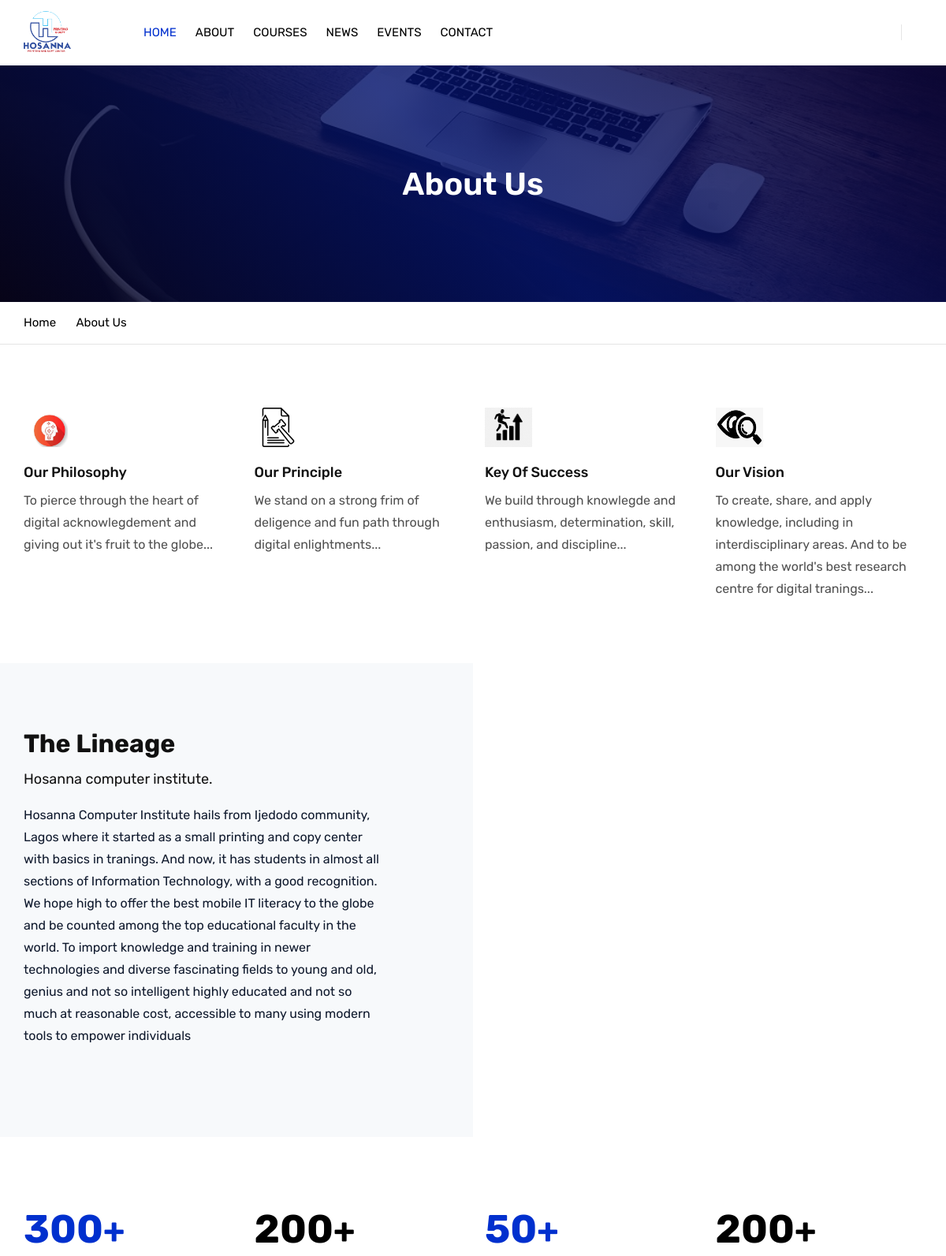
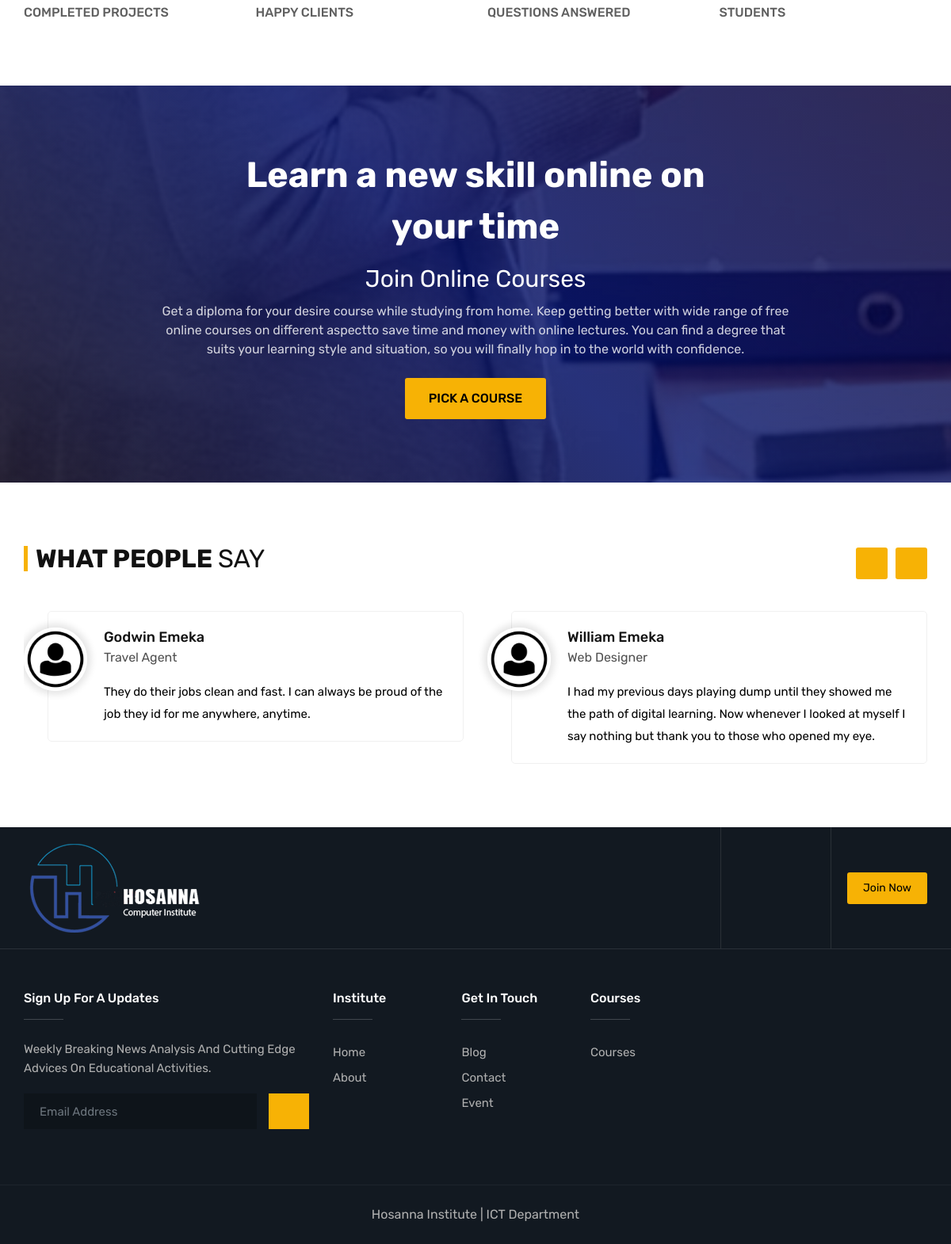
The page /about/ on the database its author committed (2 pictures, top to bottom).
### hosannaWebsite/models.py (models this page shows, shortened)
class Speech (models.Model):
    class Choice(models.TextChoices):
        quote = True
        testimonial = False
    name = models.CharField(max_length=100)
    title = models.CharField(max_length=100)
    image = models.ImageField(default=_('comment/avatar.jpg'), upload_to=_('comment'))
    content = models.TextField()
    speech_type = models.CharField(choices=Choice.choices, max_length=50, default=Choice.testimonial)
    class Meta:
        verbose_name_plural = 'Speeches'

### hosannaWebsite/views.py (the view)
# urls.py: path('about/', views.about, name='about-url'),
def about(request):
    context = {
        'title' : 'About',
        'Testimonial' : models.Speech.objects.filter(speech_type=False)
    }
    return render(request, "hosannaWebsite/about.html", context)

### hosannaWebsite/templates/hosannaWebsite/about.html (shortened to what this page needs)
{% extends "hosannaWebsite/header.html" %} {% load static %} {% block content %}
<div class="page-content">
    <div class="page-banner ovbl-dark" style="background-image:url({% static 'assets/images/background/1.jpg' %});">
        <div class="container">
            <div class="page-banner-entry">
                <h1 class="text-white">About Us</h1>
            </div>
        </div>
    </div>
    <div class="breadcrumb-row">
        <div class="container">
            <ul class="list-inline">
                <li><a href="{% url 'home-url' %}">Home</a></li>
                <li>About Us</li>
            </ul>
        </div>
    </div>
    <div class="content-block">
        <div class="section-area section-sp1">
            <div class="container">
                <div class="row">
                    <div class="col-lg-3 col-md-6 col-sm-6 m-b30">
                        <div class="feature-container">
                            <div class="feature-md text-white m-b20">
                                <a href="#" class="icon-cell"><img src="{% static 'assets/images/icon/philosophy.jpg' %}" alt="" /></a>
                            </div>
                            <div class="icon-content">
                                <h5 class="ttr-tilte">Our Philosophy</h5>
                                <p>To pierce through the heart of digital acknowlegdement and giving out it's fruit to the globe...</p>
                            </div>
                        </div>
                    </div>
                    <div class="col-lg-3 col-md-6 col-sm-6 m-b30">
                        <div class="feature-container">
                            <div class="feature-md text-white m-b20">
                                <a href="#" class="icon-cell"><img src="{% static 'assets/images/icon/principle.png' %}" alt="" /></a>
                            </div>
                            <div class="icon-content">
                                <h5 class="ttr-tilte">Our Principle</h5>
                                <p>We stand on a strong frim of deligence and fun path through digital enlightments...</p>
                            </div>
                        </div>
                    </div>
                    <div class="col-lg-3 col-md-6 col-sm-6 m-b30">
                        <div class="feature-container">
                            <div class="feature-md text-white m-b20">
                                <a href="#" class="icon-cell"><img src="{% static 'assets/images/icon/success.png' %}" alt="" /></a>
                            </div>
                            <div class="icon-content">
                                <h5 class="ttr-tilte">Key Of Success</h5>
                                <p>We build through knowlegde and enthusiasm, determination, skill, passion, and discipline...</p>
                            </div>
                        </div>
                    </div>
                    <div class="col-lg-3 col-md-6 col-sm-6 m-b30">
                        <div class="feature-container">
                            <div class="feature-md text-white m-b20">
                                <a href="#" class="icon-cell"><img src="{% static 'assets/images/icon/vision.png' %}" alt="" /></a>
                            </div>
                            <div class="icon-content">
                                <h5 class="ttr-tilte">Our Vision</h5>
                                <p>To create, share, and apply knowledge, including in interdisciplinary areas. And to be among the world's best research centre for digital tranings...</p>
                            </div>
                        </div>
                    </div>
                </div>
            </div>
        </div>
        <div class="section-area bg-gray section-sp1 our-story">
            <div class="container">
                <div class="row align-items-center d-flex">
                    <div class="col-lg-5 col-md-12 heading-bx">
                        <h2 class="m-b10">The Lineage</h2>
                        <h5 class="fw4">Hosanna computer institute.</h5>
                        <p>Hosanna Computer Institute hails from Ijedodo community, Lagos where it started as a small printing and copy center with basics in tranings. And now, it has students in almost all sections of Information Technology, with a good
                            recognition. We hope high to offer the best mobile IT literacy to the globe and be counted among the top educational faculty in the world. To import knowledge and training in newer technologies and diverse fascinating fields
                            to young and old, genius and not so intelligent highly educated and not so much at reasonable cost, accessible to many using modern tools to empower individuals</p>
                    </div>
                    <div class="col-lg-7 col-md-12 heading-bx p-lr">
                        <div class="video-bx">
                        </div>
                    </div>
                </div>
            </div>
        </div>
        <div class="section-area content-inner section-sp1">
            <div class="container">
                <div class="section-content">
                    <div class="row">
                        <div class="col-lg-3 col-md-6 col-sm-6 col-6 m-b30">
                            <div class="counter-style-1">
                                <div class="text-primary">
                                    <span class="counter">300</span><span>+</span>
                                </div>
                                <span class="counter-text">Completed Projects</span>
                            </div>
                        </div>
                        <div class="col-lg-3 col-md-6 col-sm-6 col-6 m-b30">
                            <div class="counter-style-1">
                                <div class="text-black">
                                    <span class="counter">200</span><span>+</span>
                                </div>
                                <span class="counter-text">Happy Clients</span>
                            </div>
                        </div>
                        <div class="col-lg-3 col-md-6 col-sm-6 col-6 m-b30">
                            <div class="counter-style-1">
                                <div class="text-primary">
                                    <span class="counter">50</span><span>+</span>
                                </div>
                                <span class="counter-text">Questions Answered</span>
                            </div>
                        </div>
                        <div class="col-lg-3 col-md-6 col-sm-6 col-6 m-b30">
                            <div class="counter-style-1">
                                <div class="text-black">
                                    <span class="counter">200</span><span>+</span>
                                </div>
                                <span class="counter-text">Students</span>
                            </div>
                        </div>
                    </div>
                </div>
            </div>
        </div>
        <div class="section-area section-sp2 bg-fix ovbl-dark join-bx text-center" style="background-image:url({% static 'assets/images/background/bg1.jpg' %});">
            <div class="container">
                <div class="row">
                    <div class="col-md-12">
                        <div class="join-content-bx text-white">
                            <h2>Learn a new skill online on <br/> your time</h2>
                            <h4><span class="">Join </span> Online Courses</h4>
                            <p>Get a diploma for your desire course while studying from home. Keep getting better with wide range of free online courses on different aspectto save time and money with online lectures. You can find a degree that suits your
                                learning style and situation, so you will finally hop in to the world with confidence.</p>
                            <a href="{% url 'course-url' %}" class="btn button-md">PICK A COURSE</a>
                        </div>
                    </div>
                </div>
            </div>
        </div>
        <div class="section-area section-sp2">
            <div class="container">
                <div class="row">
                    <div class="col-md-12 heading-bx left">
                        <h2 class="title-head text-uppercase">what people <span>say</span></h2>
                    </div>
                </div>
                <div class="testimonial-carousel owl-carousel owl-btn-1 col-12 p-lr0">
                    {% for testimonial in Testimonial %}
                    <div class="item">
                        <div class="testimonial-bx">
                            <div class="testimonial-thumb">
                                <img src="{{testimonial.image.url}}" alt="">
                            </div>
                            <div class="testimonial-info">
                                <h5 class="name">{{ testimonial.name }}</h5>
                                <p>{{ testimonial.title }}</p>
                            </div>
                            <div class="testimonial-content">
                                <p>{{ testimonial.content }}</p>
                            </div>
                        </div>
                    </div>
                    {% endfor %}
                </div>
            </div>
        </div>
        {% endblock content %}

### static/assets/css/typography.css (style rules this page uses)
body { background-color: #fff; font-family: Rubik; font-size: 16px; font-weight: 400; color:#505050; padding: 0; margin: 0; overflow-x: hidden; -webkit-font-smoothing: antialiased; font-smoothing: antialiased; -moz-osx-font-smoothing: grayscale; scroll-behavior: smooth; }
a { color: #6f6f6f; outline: 0 none; text-decoration: none; }
img { border-style: none; height: auto; max-width: 100%; vertical-align: middle; }
p, address, pre, hr, ul, ol, dl, dd, table { margin-bottom: 24px; }
p { line-height: 28px; margin-bottom: 24px; }
h1, h2, h3, h4, h5, h6 { color: #111111; font-family: rubik; margin-top:0; }
h1 { font-size: 36px; line-height: 45px; margin-bottom: 25px; font-weight: 700; }
h2 { font-size: 32px; line-height: 45px; margin-bottom: 25px; font-weight: 700; }
h4 { font-size: 22px; line-height: 28px; margin-bottom: 15px; font-weight: 500; }
h5 { font-size: 18px; line-height: 24px; margin-bottom: 10px; font-weight: 500; }
.fw4 { font-weight: 400; }
dl, ul, ol { list-style-position: outside; padding: 0; }
ul, ol { margin-bottom: 24px; }
ul li, ol li { padding: 0; }
.p-lr0 { padding-left: 0; padding-right: 0; }
.m-b10 { margin-bottom: 10px; }
.m-b20 { margin-bottom: 20px; }
.m-b30 { margin-bottom: 30px; }
.text-white { color: #fff; }
.text-black { color: #000; }
.bg-gray { background-color: #F7F9FB; }
.heading-bx { margin-bottom: 40px; }
.heading-bx h1, .heading-bx h2, .heading-bx h3 { margin-top: 0; }
.heading-bx p { padding-top: 10px; font-size: 16px; color: #0f192d; }
.text-white { color: #FFF; }
.text-white h1, .text-white h2, .text-white h3, .text-white h4, .text-white h5, .text-white h6, .text-white p, .text-white .title-small { color: #FFF; }
.list-inline li { display: inline-block; }

### static/assets/css/color/color-1.css (style rules this page uses)
:root { --primary: #0050e6; --sc-primary: #0079db; }
.bg-primary,.btn,.comments-area .comment-form p input[type="submit"],.pagination > .active > a,.pagination > .active > span,.pagination > .active > a:hover,.pagination > .active > span:hover,.pagination > .active > a:focus,.pagination > .active > span:focus,.feature-filters .active > [class*="btn"],.list-num-count > li:before,.pagination-bx.primary .pagination > li > a, .pagination-bx.primary .pagination > li > span,button.back-to-top,.rev-btn { background-color: #4c1864; }
a,.text-primary,.primary li:before,.menu-links .nav > li.active > a,.menu-links .nav > li:hover > a,.menu-links .nav > li .mega-menu > li ul a:hover,.menu-links .nav > li .sub-menu li:hover > a,footer a:active,footer a:focus,footer a:hover,footer h1 a,footer h2 a,footer h3 a,footer h4 a,footer h5 a,footer h6 a,footer p a,.testimonial-1 .testimonial-position,.acod-head a:after,.acod-head a,.acod-head a:hover,.acod-head a.collapsed:hover,.ttr-tabs .nav-tabs > li > a i,h1 a:hover,h2 a:hover,h3 a:hover,h4 a:hover,h5 a:hover,h6 a:hover,.btn.outline,.btn-link:hover { color: #0030ce; }
.ovbl-middle::after, .ovbl-light::after, .ovbl-dark::after { background: #001ea3; background: -moz-linear-gradient(45deg, #050018 0%, #051677 50%, #000138 100%); background: -webkit-linear-gradient(45deg, #000418 0%,#07006c 50%,#060038 100%); background: linear-gradient(45deg, #040018 0%,#00106c 50%,#060038 100%); filter: progid:DXImageTransform.Microsoft.gradient( startColorstr='#100018', endColorstr='#110038',GradientType=1 ); }
.portfolio-bx .portfolio-info-bx,.btn.outline:hover,.course-info-list ul li a.active, .course-info-list ul li a:hover,.btn,.profile-tabnav .nav li a.active,button.back-to-top,.upcoming-event-carousel.owl-btn-1 .owl-prev, .upcoming-event-carousel.owl-btn-1 .owl-next,.courses-carousel .owl-nav .owl-next, .courses-carousel .owl-nav .owl-prev, .recent-news-carousel .owl-nav .owl-next, .recent-news-carousel .owl-nav .owl-prev, .testimonial-carousel .owl-nav .owl-next, .testimonial-carousel .owl-nav .owl-prev { background-color:#f7b205; color:#000; }
.heading-bx.left .title-head { border-color:#f7b205; }

### static/assets/css/shortcodes/breadcrumb.css (style rules this page uses)
.breadcrumb-row { background: #fff; padding: 15px 0; border-bottom: 1px solid #e5e5e5; }
.breadcrumb-row ul { margin: 0; }
.breadcrumb-row ul li { padding: 0; margin-right: 3px; color: #000; display: inline-block; }
.breadcrumb-row ul li:after { content: "\f105"; margin-left: 7px; font-family: fontawesome; }
.breadcrumb-row ul li:last-child { color: #000; }
.breadcrumb-row ul li:last-child:after { display: none; }

### static/assets/css/shortcodes/layout.css (style rules this page uses)
#bg { background-attachment: fixed; background-size: cover; }

### static/assets/css/shortcodes/list.css (style rules this page uses)
ul[class*="list-"] { font-family: "rubik",sans-serif; font-size:15px; }

### rows shown on the page
Speech: image (placeholder picture), name "Godwin Emeka", title "Travel Agent", content "They do their jobs clean and fast. I can always be proud of the job they id for me anywhere, anytime."
Speech: image (placeholder picture), name "William Emeka", title "Web Designer", content "I had my previous days playing dump until they showed me the path of digital learning. Now whenever I looked at myself I say nothing but thank you to those who opened my eye."
